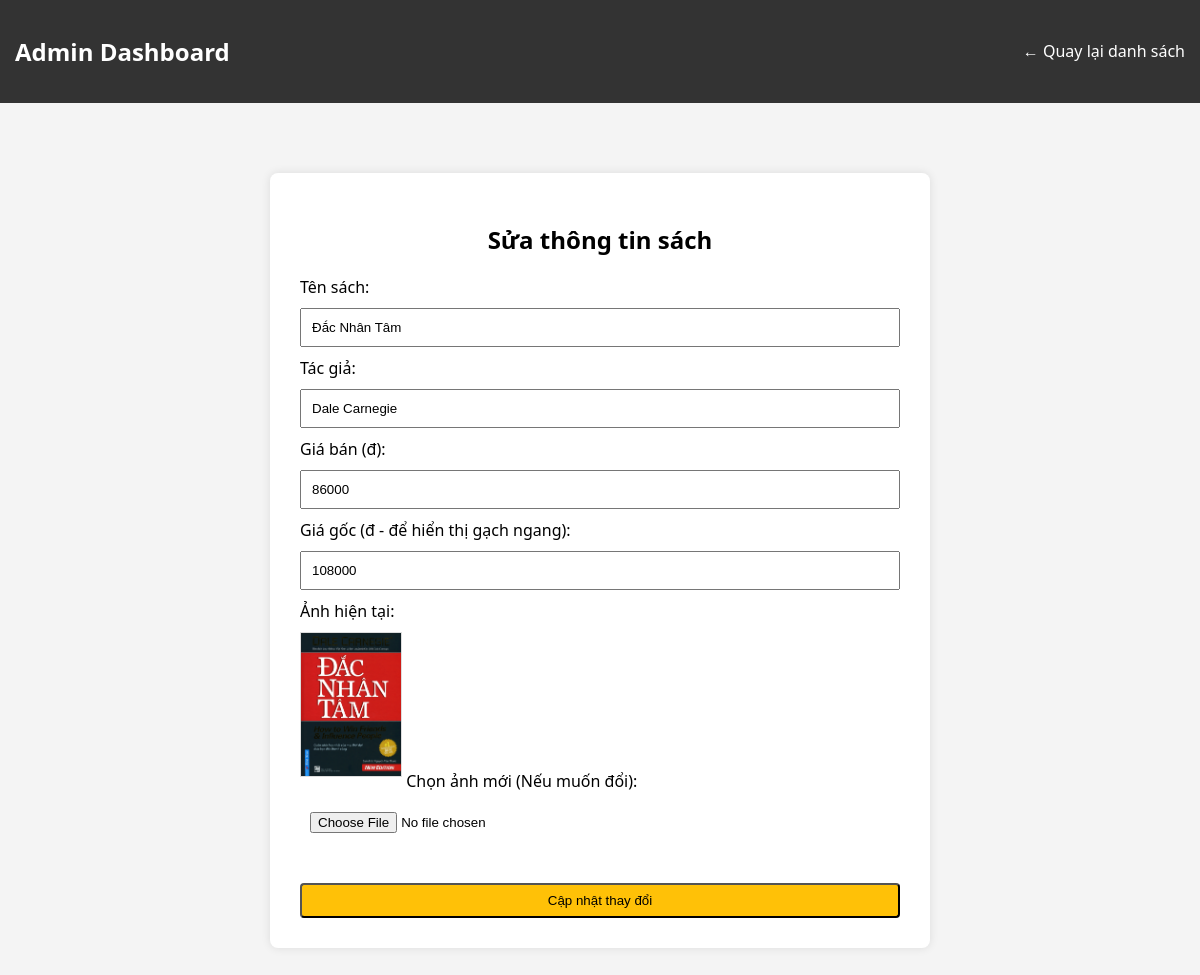
Screenshot of /product_edit.php?id=2 (signed in) with the database file from the repository.
### tables this page shows
CREATE TABLE `products` (
  `id` int(11) NOT NULL,
  `title` varchar(255) NOT NULL,
  `author` varchar(100) DEFAULT NULL,
  `price` decimal(10,0) DEFAULT NULL,
  `old_price` decimal(10,0) DEFAULT NULL,
  `discount_percent` int(11) DEFAULT NULL,
  `image` varchar(255) DEFAULT NULL,
  `category` varchar(100) DEFAULT NULL,
  `publisher` varchar(100) DEFAULT NULL
);

### product_edit.php (the view, shortened to what this page needs)
<?php
include 'config.php';
if (isset($_GET['id'])) {
    $id = intval($_GET['id']);
    $sql = "SELECT * FROM products WHERE id = $id";
    $result = mysqli_query($conn, $sql);
    $product = mysqli_fetch_assoc($result);
} else {
    header("Location: admin.php");
}
?>
<!DOCTYPE html>
<html>
<head>
    <link rel="stylesheet" href="style.css">
</head>
<body>
    <nav>
        <div class="logo"><h2>Admin Dashboard</h2></div>
        <div><a href="admin.php">← Quay lại danh sách</a></div>
    </nav>
    <div class="container">
        <div class="form-container" style="max-width: 600px;">
            <h2 style="text-align: center;">Sửa thông tin sách</h2>
            <form method="POST" enctype="multipart/form-data">
                <label>Tên sách:</label>
                <input type="text" name="title" value="<?php echo $product['title']; ?>" required>
                <label>Tác giả:</label>
                <input type="text" name="author" value="<?php echo $product['author']; ?>" required>
                <label>Giá bán (đ):</label>
                <input type="number" name="price" value="<?php echo $product['price']; ?>" required>
                <label>Giá gốc (đ - để hiển thị gạch ngang):</label>
                <input type="number" name="old_price" value="<?php echo $product['old_price']; ?>">
                <label>Ảnh hiện tại:</label><br>
                <img src="images/<?php echo $product['image']; ?>" width="100" style="margin: 10px 0; border: 1px solid #ddd;">
                <label>Chọn ảnh mới (Nếu muốn đổi):</label>
                <input type="file" name="fileUpload" accept="image/*">
                <div style="margin-top: 20px;">
                    <button type="submit" name="update_product" class="btn btn-warning" style="width: 100%;">Cập nhật thay đổi</button>
                </div>
            </form>
        </div>
    </div>
</body>
</html>

### style.css (style rules this page uses)
body { font-family: 'Segoe UI', sans-serif; background-color: #f4f4f4; margin: 0; }
.container { width: 80%; margin: 0 auto; padding: 20px; }
nav { background: #333; color: #fff; padding: 15px; display: flex; justify-content: space-between; align-items: center; }
nav a { color: #fff; text-decoration: none; margin-left: 15px; }
.btn { display: inline-block; background: #28a745; color: white; padding: 8px 15px; text-decoration: none; border-radius: 4px; margin-top: 10px; }
.btn-warning { background: #ffc107; color: #000; }
.form-container { max-width: 400px; margin: 50px auto; background: #fff; padding: 30px; border-radius: 8px; box-shadow: 0 0 10px rgba(0,0,0,0.1); }
input[type="text"], input[type="password"], input[type="email"], input[type="number"], input[type="file"] { width: 100%; padding: 10px; margin: 10px 0; box-sizing: border-box; }

### rows the page displays
products: title "Đắc Nhân Tâm", author "Dale Carnegie", price "86000", old_price "108000", image (picture)
